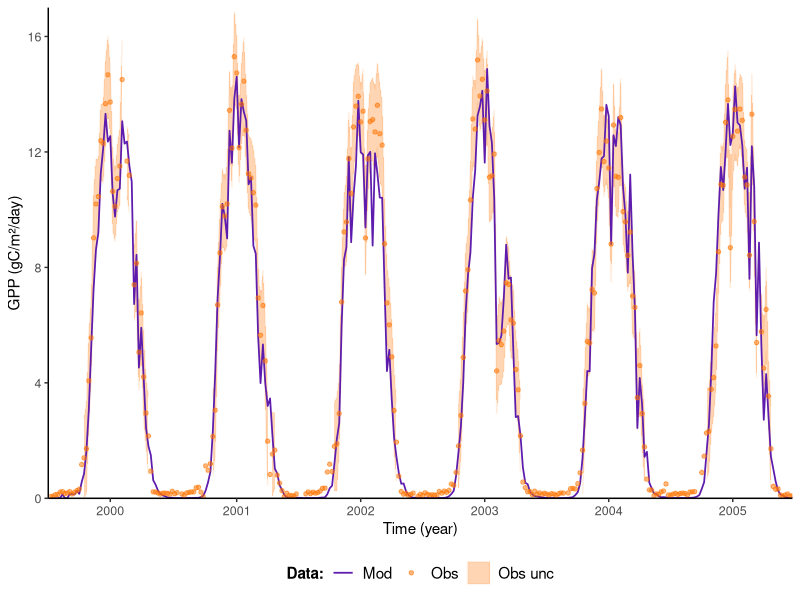
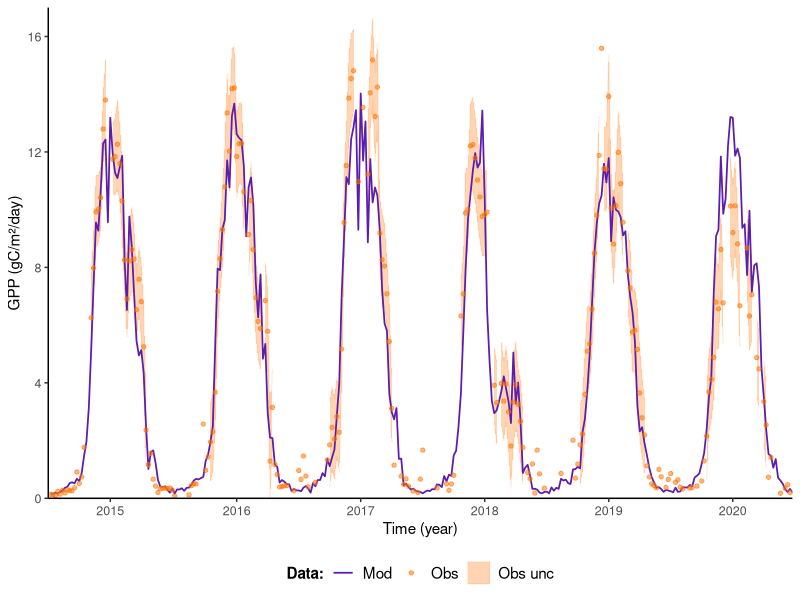
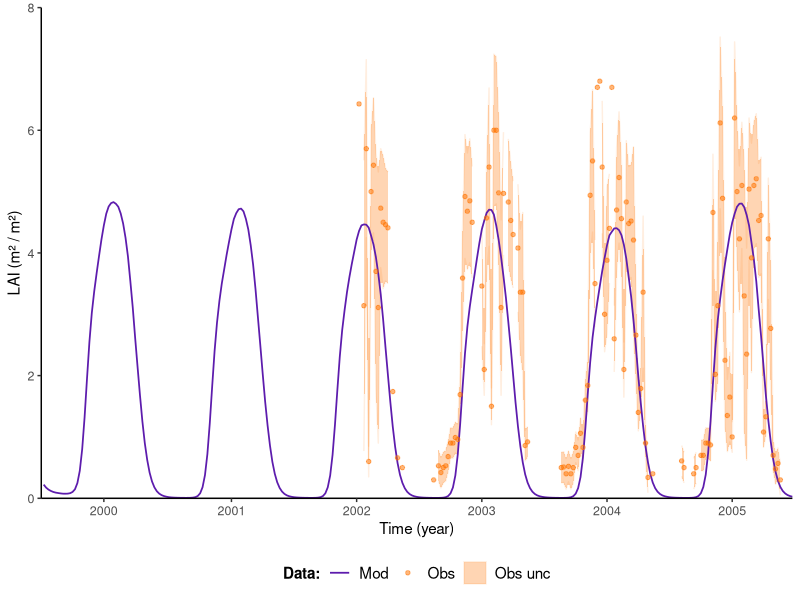
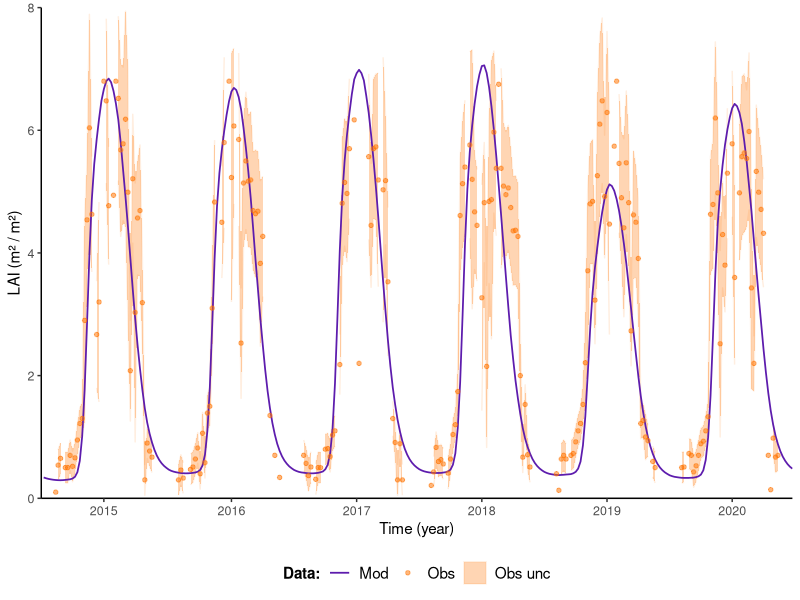
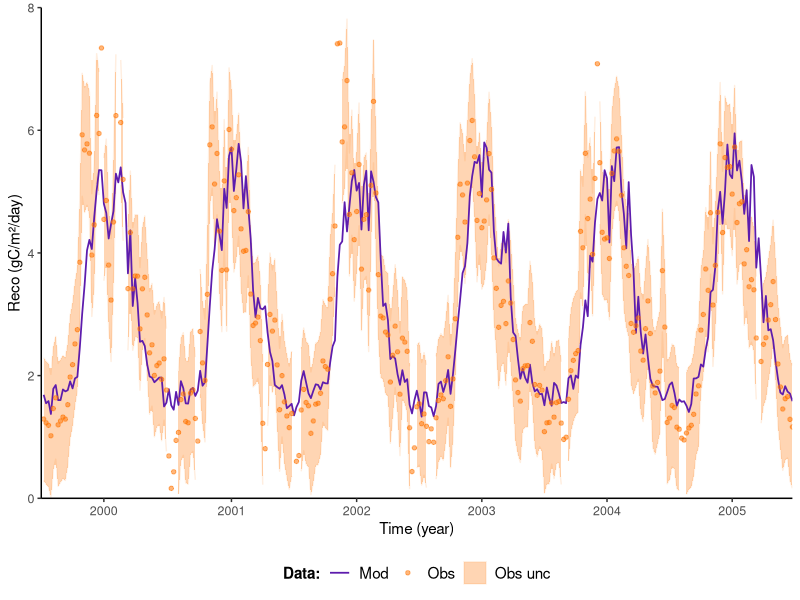
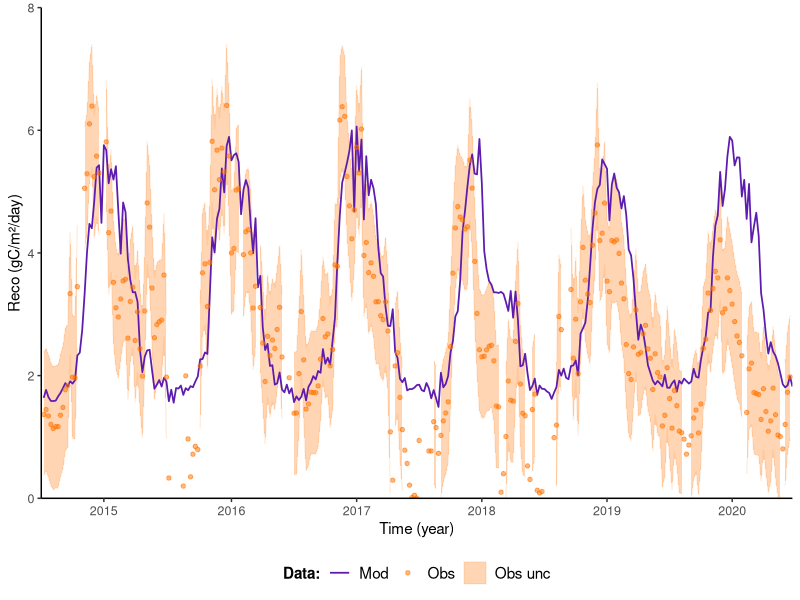
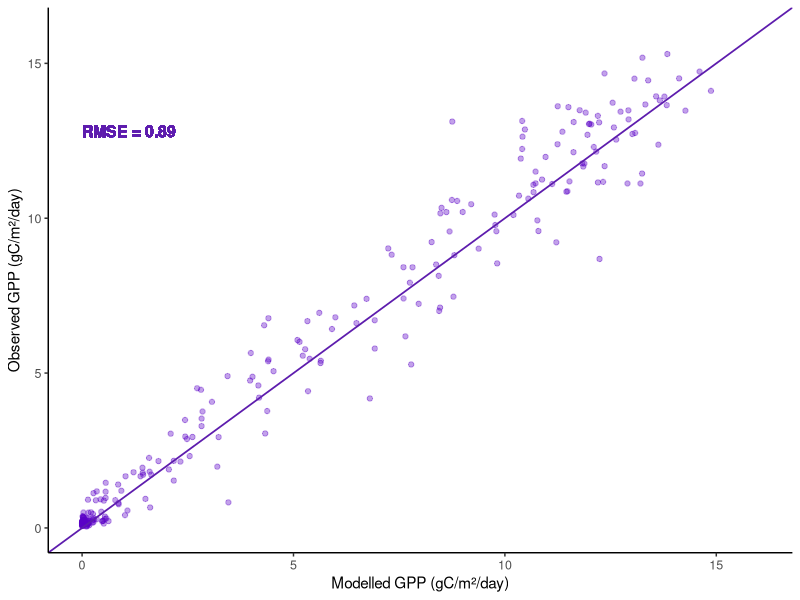
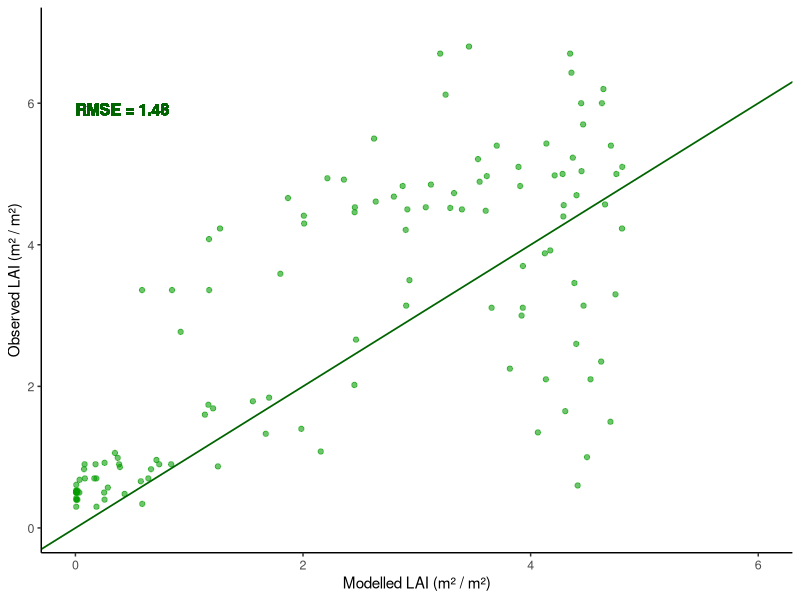

The R script that drew these images, in order: (Note: this script raises an error after producing the figures.)
#### Final code using wrangled datasheets 
#### for data analysis and visualisation

### Libraries
library(dplyr)
library(tidyr)
library(ggplot2) 
library(gridExtra)

### Load datafiles

data2000 <- read.csv("Data/data2000-2005.csv", header = TRUE)
data2015 <- read.csv("Data/data2015-2020.csv", header = TRUE)

# RQ1: Modelling ecosystem productivity response to 2 major drought events ####
# a) plotting timeseries of modelled and obs GPP over time (5 years) 
# ALSO need to include my calculations of annual GPP here!

gppdrought2003 <- ggplot(data2000, aes(x = day)) +
  geom_ribbon(aes(ymin = obs_gpp - obs_gpp_unc, ymax = obs_gpp + obs_gpp_unc, colour = "Obs unc"), fill = "#FF730085", alpha = 0.3) +
  geom_ribbon(aes(ymin = mod_gpp - mod_gpp_unc95, ymax = mod_gpp + mod_gpp_unc95 ), fill = "#5D1CAD", alpha = 0.3) +
  geom_line(aes(y = mod_gpp, colour = "Mod"), linewidth = 0.6) +
  geom_point(aes(y = obs_gpp, colour = "Obs"), size = 1.2) +
  labs(x = "Time (year)", y = "GPP (gC/m²/day)", colour = "Data:") +
  scale_color_manual(values = c("Mod" = "#5D1CAD", "Obs" = "#FF730085", "Obs unc" ="#FF73001F")) +
  theme(legend.position = "bottom", panel.background = element_blank(), axis.line = element_line(colour = "black"), 
        plot.title = element_text(size=12, hjust=0.5),
        axis.title = element_text(size=11),
        axis.text = element_text(size=9),
        legend.title = element_text(size = 11, face = "bold"),
        legend.text = element_text(size = 11)) +
  scale_x_continuous(breaks = c(182, 553, 917, 1281, 1645, 2009), 
                     labels = c("2000", "2001", "2002", "2003", "2004", "2005"),
                     expand = c(0, 0),
                     limits = c(0,2184)) +
  scale_y_continuous(expand = c(0, 0),
                     limits = c(0,17))

gppdrought2018 <- ggplot(data2015, aes(x = day)) +
  geom_ribbon(aes(ymin = obs_gpp - obs_gpp_unc, ymax = obs_gpp + obs_gpp_unc, colour = "Obs unc"), fill = "#FF730085", alpha = 0.3) +
  geom_ribbon(aes(ymin = mod_gpp - mod_gpp_unc95, ymax = mod_gpp + mod_gpp_unc95 ), fill = "#5D1CAD", alpha = 0.3) +
  geom_line(aes(y = mod_gpp, colour = "Mod"), linewidth = 0.6) +
  geom_point(aes(y = obs_gpp, colour = "Obs"), size = 1.2) +
  labs(x = "Time (year)", y = "GPP (gC/m²/day)", colour = "Data:") +
  scale_color_manual(values = c("Mod" = "#5D1CAD", "Obs" = "#FF730085", "Obs unc" ="#FF73001F")) +
  theme(legend.position = "bottom", panel.background = element_blank(), axis.line = element_line(colour = "black"), 
        plot.title = element_text(size=12, hjust=0.5),
        axis.title = element_text(size=11),
        axis.text = element_text(size=9),
        legend.title = element_text(size = 11, face = "bold"),
        legend.text = element_text(size = 11)) +
  scale_x_continuous(breaks = c(182, 553, 917, 1281, 1645, 2009), 
                     labels = c("2015", "2016", "2017", "2018", "2019", "2020"),
                     expand = c(0, 0),
                     limits = c(0,2184)) +
  scale_y_continuous(expand = c(0, 0),
                     limits = c(0,17))

laidrought2003 <- ggplot(data2000, aes(x = day)) +
  geom_ribbon(aes(ymin = obs_lai - obs_lai_unc, ymax = obs_lai + obs_lai_unc, colour = "Obs unc"), fill = "#FF730085", alpha = 0.3) +
  geom_ribbon(aes(ymin = mod_lai - mod_lai_unc95, ymax = mod_lai + mod_lai_unc95 ), fill = "#5D1CAD", alpha = 0.3) +
  geom_line(aes(y = mod_lai, colour = "Mod"), size = 0.6) +
  geom_point(aes(y = obs_lai, colour = "Obs"), size = 1.2) +
  labs(x = "Time (year)", y = "LAI (m² / m²)", colour = "Data:") +
  scale_color_manual(values = c("Mod" = "#5D1CAD", "Obs" = "#FF730085", "Obs unc" ="#FF73001F")) +
  theme(legend.position = "bottom", panel.background = element_blank(), axis.line = element_line(colour = "black"), 
        plot.title = element_text(size=12, hjust=0.5),
        axis.title = element_text(size=11),
        axis.text = element_text(size=9),
        legend.title = element_text(size = 11, face = "bold"),
        legend.text = element_text(size = 11)) +
  scale_x_continuous(breaks = c(182, 553, 917, 1281, 1645, 2009), 
                     labels = c("2000", "2001", "2002", "2003", "2004", "2005"),
                     expand = c(0, 0),
                     limits = c(0,2184)) +
  scale_y_continuous(expand = c(0, 0),
                     limits = c(0,8))

laidrought2018 <- ggplot(data2015, aes(x = day)) +
  geom_ribbon(aes(ymin = obs_lai - obs_lai_unc, ymax = obs_lai + obs_lai_unc, colour = "Obs unc"), fill = "#FF730085", alpha = 0.3) +
  geom_ribbon(aes(ymin = mod_lai - mod_lai_unc95, ymax = mod_lai + mod_lai_unc95 ), fill = "#5D1CAD", alpha = 0.3) +
  geom_line(aes(y = mod_lai, colour = "Mod"), size = 0.6) +
  geom_point(aes(y = obs_lai, colour = "Obs"), size = 1.2) +
  labs(x = "Time (year)", y = "LAI (m² / m²)", colour = "Data:") +
  scale_color_manual(values = c("Mod" = "#5D1CAD", "Obs" = "#FF730085", "Obs unc" ="#FF73001F")) +
  theme(legend.position = "bottom", panel.background = element_blank(), axis.line = element_line(colour = "black"), 
        plot.title = element_text(size=12, hjust=0.5),
        axis.title = element_text(size=11),
        axis.text = element_text(size=9),
        legend.title = element_text(size = 11, face = "bold"),
        legend.text = element_text(size = 11)) +
  scale_x_continuous(breaks = c(182, 553, 917, 1281, 1645, 2009), 
                     labels = c("2015", "2016", "2017", "2018", "2019", "2020"),
                     expand = c(0, 0),
                     limits = c(0,2184)) +
  scale_y_continuous(expand = c(0, 0),
                     limits = c(0,8))

recodrought2003 <- ggplot(data2000, aes(x = day)) +
  geom_ribbon(aes(ymin = obs_reco - obs_reco_unc, ymax = obs_reco + obs_reco_unc, colour = "Obs unc"), fill = "#FF730085", alpha = 0.3) +
  geom_ribbon(aes(ymin = mod_reco - mod_reco_unc95, ymax = mod_reco + mod_reco_unc95 ), fill = "#5D1CAD", alpha = 0.3) +
  geom_line(aes(y = mod_reco, colour = "Mod"), size = 0.6) +
  geom_point(aes(y = obs_reco, colour = "Obs"), size = 1.2) +
  labs(x = "Time (year)", y = "Reco (gC/m²/day)", colour = "Data:") +
  scale_color_manual(values = c("Mod" = "#5D1CAD", "Obs" = "#FF730085", "Obs unc" ="#FF73001F")) +
  theme(legend.position = "bottom", panel.background = element_blank(), axis.line = element_line(colour = "black"), 
        plot.title = element_text(size=12, hjust=0.5),
        axis.title = element_text(size=11),
        axis.text = element_text(size=9),
        legend.title = element_text(size = 11, face = "bold"),
        legend.text = element_text(size = 11)) +
  scale_x_continuous(breaks = c(182, 553, 917, 1281, 1645, 2009), 
                     labels = c("2000", "2001", "2002", "2003", "2004", "2005"),
                     expand = c(0, 0),
                     limits = c(0,2184)) +
  scale_y_continuous(expand = c(0, 0),
                     limits = c(0,8))

recodrought2018 <- ggplot(data2015, aes(x = day)) +
  geom_ribbon(aes(ymin = obs_reco - obs_reco_unc, ymax = obs_reco + obs_reco_unc, colour = "Obs unc"), fill = "#FF730085", alpha = 0.3) +
  geom_ribbon(aes(ymin = mod_reco - mod_reco_unc95, ymax = mod_reco + mod_reco_unc95 ), fill = "#5D1CAD", alpha = 0.3) +
  geom_line(aes(y = mod_reco, colour = "Mod"), size = 0.6) +
  geom_point(aes(y = obs_reco, colour = "Obs"), size = 1.2) +
  labs(x = "Time (year)", y = "Reco (gC/m²/day)", colour = "Data:") +
  scale_color_manual(values = c("Mod" = "#5D1CAD", "Obs" = "#FF730085", "Obs unc" ="#FF73001F")) +
  theme(legend.position = "bottom", panel.background = element_blank(), axis.line = element_line(colour = "black"), 
        plot.title = element_text(size=12, hjust=0.5),
        axis.title = element_text(size=11),
        axis.text = element_text(size=9),
        legend.title = element_text(size = 11, face = "bold"),
        legend.text = element_text(size = 11)) +
  scale_x_continuous(breaks = c(182, 553, 917, 1281, 1645, 2009), 
                     labels = c("2015", "2016", "2017", "2018", "2019", "2020"),
                     expand = c(0, 0),
                     limits = c(0,2184)) +
  scale_y_continuous(expand = c(0, 0),
                     limits = c(0,8))

plot(gppdrought2003)
plot(gppdrought2018)
plot(laidrought2003)
plot(laidrought2018)
plot(recodrought2003)
plot(recodrought2018)

ggsave("gpp2000_timeseries.png", path = "Plots", plot = gppdrought2003, width = 7, height = 5, dpi = 500)
ggsave("gpp2015_timeseries.png", path = "Plots", plot = gppdrought2018, width = 7, height = 5, dpi = 500)
ggsave("lai2000_timeseries.png", path = "Plots", plot = laidrought2003, width = 7, height = 5, dpi = 500)
ggsave("lai2015_timeseries.png", path = "Plots", plot = laidrought2018, width = 7, height = 5, dpi = 500)
ggsave("reco2000_timeseries.png", path = "Plots", plot = recodrought2003, width = 7, height = 5, dpi = 500)
ggsave("reco2015_timeseries.png", path = "Plots", plot = recodrought2018, width = 7, height = 5, dpi = 500)

# b) RMSE // R squared calculations and plotting correlation! -> appendix?

gppcorrelation2000 <- cor(data2000$mod_gpp, data2000$obs_gpp, use = "complete.obs")
obs_gpp2000 <- data2000$obs_gpp[!is.na(data2000$obs_gpp)]

# Square the correlation coefficient to get R^2
gppr_squared2000 <- gppcorrelation2000^2

gpprmse2000 <- sqrt(mean((data2000$obs_gpp - data2000$mod_gpp)^2, na.rm = TRUE))
lairmse2000 <- sqrt(mean((data2000$obs_lai - data2000$mod_lai)^2, na.rm = TRUE))
recormse2000 <- sqrt(mean((data2000$obs_reco - data2000$mod_reco)^2, na.rm = TRUE))

gpprelative_rmse2000 <- gpprmse2000 / (max(obs_gpp2000) - min(obs_gpp2000))

# Print the values
print(paste("R^2 value:", round(gppr_squared2000, 3)))
print(gpprmse2000)
print(gpprelative_rmse2000)

# Plot the relationships
gppcorrelation2000 <- ggplot(data2000, aes(x = mod_gpp, y = obs_gpp)) +
  geom_point(colour = "#5A00C75E") +
  labs(x = "Modelled GPP (gC/m²/day)", y = "Observed GPP (gC/m²/day)") +
  geom_abline(intercept = 0, slope = 1, color = "#5D1CAD", size = 0.6) +
  # geom_abline(intercept = 0, slope = max(data2000$obs_gpp, na.rm = TRUE) / max(data2000$mod_gpp, na.rm = TRUE), linetype = "dashed", color = "black") +
  geom_text(aes(x = 0, 
                y = 13), 
            label = paste("RMSE =", round(gpprmse2000, 2)), 
            hjust = 0, vjust = 1,
            size = 4, 
            fontface = "bold", 
            colour = "#5D1CAD") +
  theme(legend.position = "bottom", panel.background = element_blank(), axis.line = element_line(colour = "black"), 
        axis.title = element_text(size=11),
        axis.text = element_text(size=9)) +
  scale_x_continuous(limits = c(0,16)) +
  scale_y_continuous(limits = c(0,16))

plot(gppcorrelation2000)

laicorrelation2000 <- ggplot(data2000, aes(x = mod_lai, y = obs_lai)) +
  geom_point(colour = "#059C0093") +
  labs(x = "Modelled LAI (m² / m²)", y = "Observed LAI (m² / m²)") +
  geom_abline(intercept = 0, slope = 1, color = "darkgreen", size = 0.6) +
  # geom_abline(intercept = 0, slope = max(data2000$obs_lai, na.rm = TRUE) / max(data2000$mod_lai, na.rm = TRUE), linetype = "dashed", color = "black") +
  geom_text(aes(x = 0, 
                y = 6), 
            label = paste("RMSE =", round(lairmse2000, 2)), 
            hjust = 0, vjust = 1,
            size = 4, 
            fontface = "bold", 
            colour = "darkgreen") +
  theme(legend.position = "bottom", panel.background = element_blank(), axis.line = element_line(colour = "black"), 
        axis.title = element_text(size=11),
        axis.text = element_text(size=9)) +
  scale_x_continuous(limits = c(0,6)) +
  scale_y_continuous(limits = c(0,7))

plot(laicorrelation2000)

recocorrelation2000 <- ggplot(data2000, aes(x = mod_reco, y = obs_reco)) +
  geom_point(colour = "orange") +
  labs(x = "Modelled Reco (gC/m²/day)", y = "Observed Reco (gC/m²/day)") +
  geom_abline(intercept = 0, slope = 1, color = "darkorange2", size = 0.6) +
  # geom_abline(intercept = 0, slope = max(data2000$obs_reco, na.rm = TRUE) / max(data2000$mod_reco, na.rm = TRUE), linetype = "dashed", color = "black") +
  geom_text(aes(x = 0, 
                y = 6.5), 
            label = paste("RMSE =", round(recormse2000, 2)), 
            hjust = 0, vjust = 1,
            size = 4, 
            fontface = "bold", 
            colour = "darkorange2") +
  theme(legend.position = "bottom", panel.background = element_blank(), axis.line = element_line(colour = "black"), 
        axis.title = element_text(size=11),
        axis.text = element_text(size=9)) +
  scale_x_continuous(limits = c(0,6)) +
  scale_y_continuous(limits = c(0,8))

plot(recocorrelation2000)


## Same for 2015-2020
# Linear model (R squared; correlation test)
obs_gpp2015 <- data2015$obs_gpp[!is.na(data2015$obs_gpp)]
# Calculate correlation coefficient
gppcorrelation2015 <- cor(data2015$mod_gpp, data2015$obs_gpp, use = "complete.obs")
# Square the correlation coefficient to get R^2
gppr_squared2015 <- gppcorrelation2015^2

gpprmse2015 <- sqrt(mean((data2015$obs_gpp - data2015$mod_gpp)^2, na.rm = TRUE))
lairmse2015 <- sqrt(mean((data2015$obs_lai - data2015$mod_lai)^2, na.rm = TRUE))
recormse2015 <- sqrt(mean((data2015$obs_reco - data2015$mod_reco)^2, na.rm = TRUE))

gpprelative_rmse2015 <- 1.338 / (max(obs_gpp2015) - min(obs_gpp2015))

# Print the values
print(paste("R^2 value:", round(gppr_squared2015, 3)))
print(gpprmse2015)
print(gpprelative_rmse2015)

# Plot the relationships
gppcorrelation2015 <- ggplot(data2015, aes(x = mod_gpp, y = obs_gpp)) +
  geom_point(colour = "#5A00C75E") +
  labs(x = "Modelled GPP (gC/m²/day)", y = "Observed GPP (gC/m²/day)") +
  geom_abline(intercept = 0, slope = 1, color = "#5D1CAD", size = 0.6) +
  # geom_abline(intercept = 0, slope = max(data2015$obs_gpp, na.rm = TRUE) / max(data2015$mod_gpp, na.rm = TRUE), linetype = "dashed", color = "black") +
  geom_text(aes(x = 0, 
                y = 13), 
            label = paste("RMSE =", round(gpprmse2015, 2)), 
            hjust = 0, vjust = 1,
            size = 4, 
            fontface = "bold", 
            colour = "#5D1CAD") +
  theme(legend.position = "bottom", panel.background = element_blank(), axis.line = element_line(colour = "black"), 
        axis.title = element_text(size=11),
        axis.text = element_text(size=9)) +
  scale_x_continuous(limits = c(0,16)) +
  scale_y_continuous(limits = c(0,16))

plot(gppcorrelation2015)

laicorrelation2015 <- ggplot(data2015, aes(x = mod_lai, y = obs_lai)) +
  geom_point(colour = "#059C0093") +
  labs(x = "Modelled LAI (m² / m²)", y = "Observed LAI (m² / m²)") +
  geom_abline(intercept = 0, slope = 1, color = "darkgreen", size = 0.6) +
  # geom_abline(intercept = 0, slope = max(data2015$obs_lai, na.rm = TRUE) / max(data2015$mod_lai, na.rm = TRUE), linetype = "dashed", color = "black") +
  geom_text(aes(x = 0, 
                y = 6), 
            label = paste("RMSE =", round(lairmse2015, 2)), 
            hjust = 0, vjust = 1,
            size = 4, 
            fontface = "bold", 
            colour = "darkgreen") +
  theme(legend.position = "bottom", panel.background = element_blank(), axis.line = element_line(colour = "black"), 
        axis.title = element_text(size=11),
        axis.text = element_text(size=9))+
  scale_x_continuous(limits = c(0,6)) +
  scale_y_continuous(limits = c(0,7))

plot(laicorrelation2015)

recocorrelation2015 <- ggplot(data2015, aes(x = mod_reco, y = obs_reco)) +
  geom_point(colour = "orange") +
  labs(x = "Modelled Reco (gC/m²/day)", y = "Observed Reco (gC/m²/day)") +
  geom_abline(intercept = 0, slope = 1, color = "darkorange2", size = 0.6) +
  # geom_abline(intercept = 0, slope = max(data2015$obs_reco, na.rm = TRUE) / max(data2015$mod_reco, na.rm = TRUE), linetype = "dashed", color = "black") +
  geom_text(aes(x = 0, 
                y = 6.5), 
            label = paste("RMSE =", round(recormse2015, 2)), 
            hjust = 0, vjust = 1,
            size = 4, 
            fontface = "bold", 
            colour = "darkorange2") +
  theme(legend.position = "bottom", panel.background = element_blank(), axis.line = element_line(colour = "black"), 
        axis.title = element_text(size=11),
        axis.text = element_text(size=9)) +
  scale_x_continuous(limits = c(0,6)) +
  scale_y_continuous(limits = c(0,8))

plot(recocorrelation2015)

# combine the correlation plots
combined_cor_plots <- grid.arrange(
  gppcorrelation2000, recocorrelation2000, laicorrelation2000, 
  gppcorrelation2015, recocorrelation2015, laicorrelation2015, 
  nrow = 2, 
  layout_matrix = rbind(c(1,2,3), c(4,5,6)), 
  heights = c(1,1))


ggsave("correlation_plots.png", path = "Plots", plot = combined_cor_plots, width = 10, height = 7, dpi = 500)
ggsave("gpp2015_correlation.png", path = "Plots", plot = correlation2015, width = 5, height = 5, dpi = 500)

# Statistical test to assess whether gpp is significantly different by year:

lm_annualgpp2000 <- lm(mod_gpp ~ mod_lai, data = data2000)
lm_annualgpp2015 <- lm(mod_gpp ~ obs_gpp, data = data2015)
lm_annualgppboth <- lm(mod_gpp ~ year, data = combinedyears)

summary(lm_annualgpp2015)


### RQ2: Drivers vs response variables ####
# should i maybe include more drivers, such as VPD; also respiration??
